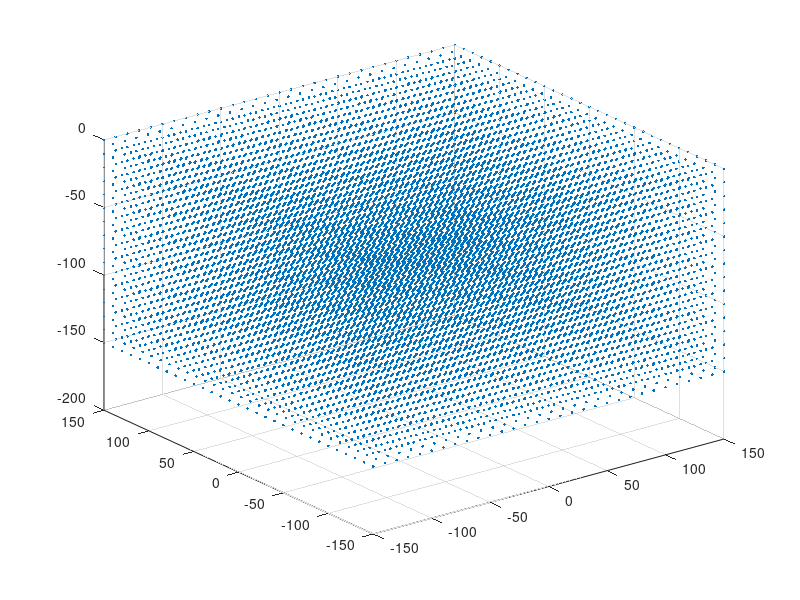

The MATLAB source for this figure: (Note: this script raises an error after producing the figure.)
clear all
clc
%mendefinisikan koordinat stasiun
xs = [30 80 50];
ys = [30 100 50];
zs = [1 1 1];

%mendefinisikan koordinat gempa
xg = 73
yg = 40
zg = -60

%mendefinisikan grid
min_x = -150;
max_x = 150;
inc_x = 10;
min_y = -150;
max_y = 150;
inc_y = 10;
min_z = -150;
max_z = 0;
inc_z = 10;

x_limit = min_x:inc_x:max_x;
y_limit = min_y:inc_y:max_y;
z_limit = min_z:inc_z:max_z;

%mendefinisikan kecepatan gelombang P
vp = 7;

%gridding
[X,Y,Z] = meshgrid(x_limit,y_limit,z_limit);
x = X(:);
y = Y(:);
z = Z(:);
scatter3(x,y,z,'.b')

%menghitung Tobs
tobs = calc_t(xs,ys,zs,xg,yg,zg,vp,0.5);

%grid search
k=1;
for i=1:length(x)
    total_e = 0;
    for j=1:length(xs)
        tcal(i,j) = calc_t(xs(j),ys(j),zs(j),x(i),y(i),z(i),vp,0.5);
        e = abs(tcal(i,j)-tobs(j));
        total_e = total_e + e;
    end
    error(i) = total_e;
end

index_error = find(error==min(error));
koordinat = [x(index_error) y(index_error) z(index_error)]
fprintf('Hiposenter : \n');
fprintf('X = %f, Y = %f, Z = %f \n',x(index_error),y(index_error),z(index_error));

figure
hold on
gempa = scatter3(xg,yg,zg,'*r');
stasiun = scatter3(xs,ys,zs,'vk');
solusi = scatter3(x(index_error),y(index_error),z(index_error),'.b');
legend([gempa,stasiun,solusi],'Lokasi gempa','Stasiun','Hasil grid search')
xlim([-150 150])
ylim([-150 150])
zlim([-150 50])
xlabel('X (m)')
ylabel('Y (m)')
zlabel('Depth (m)')
grid on

figure
error_rshp = reshape(error,length(x_limit),length(y_limit),length(z_limit));
slice(X,Y,Z,error_rshp,[],[],[min_z:30:max_z])
xlabel('X (m)')
ylabel('Y (m)')
zlabel('Depth (m)')
colorbar